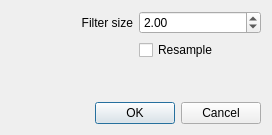
<?xml version="1.0" encoding="UTF-8"?>
<ui version="4.0">
 <class>smooth_anim_curves</class>
 <widget class="QDialog" name="smooth_anim_curves">
  <property name="geometry">
   <rect>
    <x>0</x>
    <y>0</y>
    <width>272</width>
    <height>135</height>
   </rect>
  </property>
  <property name="windowTitle">
   <string>Smooth Curves</string>
  </property>
  <layout class="QVBoxLayout" name="verticalLayout">
   <item>
    <layout class="QGridLayout" name="gridLayout">
     <item row="0" column="0">
      <widget class="QLabel" name="label">
       <property name="text">
        <string>Filter size</string>
       </property>
       <property name="alignment">
        <set>Qt::AlignRight|Qt::AlignTrailing|Qt::AlignVCenter</set>
       </property>
      </widget>
     </item>
     <item row="0" column="1">
      <widget class="QDoubleSpinBox" name="filter_size_">
       <property name="maximum">
        <double>500.000000000000000</double>
       </property>
       <property name="value">
        <double>2.000000000000000</double>
       </property>
      </widget>
     </item>
     <item row="1" column="1">
      <widget class="QCheckBox" name="resample_">
       <property name="text">
        <string>Resample</string>
       </property>
      </widget>
     </item>
    </layout>
   </item>
   <item>
    <spacer name="verticalSpacer">
     <property name="orientation">
      <enum>Qt::Vertical</enum>
     </property>
     <property name="sizeHint" stdset="0">
      <size>
       <width>20</width>
       <height>40</height>
      </size>
     </property>
    </spacer>
   </item>
   <item>
    <widget class="QDialogButtonBox" name="buttonBox">
     <property name="orientation">
      <enum>Qt::Horizontal</enum>
     </property>
     <property name="standardButtons">
      <set>QDialogButtonBox::Cancel|QDialogButtonBox::Ok</set>
     </property>
    </widget>
   </item>
  </layout>
 </widget>
 <resources/>
 <connections>
  <connection>
   <sender>buttonBox</sender>
   <signal>accepted()</signal>
   <receiver>smooth_anim_curves</receiver>
   <slot>accept()</slot>
   <hints>
    <hint type="sourcelabel">
     <x>248</x>
     <y>254</y>
    </hint>
    <hint type="destinationlabel">
     <x>157</x>
     <y>274</y>
    </hint>
   </hints>
  </connection>
  <connection>
   <sender>buttonBox</sender>
   <signal>rejected()</signal>
   <receiver>smooth_anim_curves</receiver>
   <slot>reject()</slot>
   <hints>
    <hint type="sourcelabel">
     <x>316</x>
     <y>260</y>
    </hint>
    <hint type="destinationlabel">
     <x>286</x>
     <y>274</y>
    </hint>
   </hints>
  </connection>
 </connections>
</ui>
